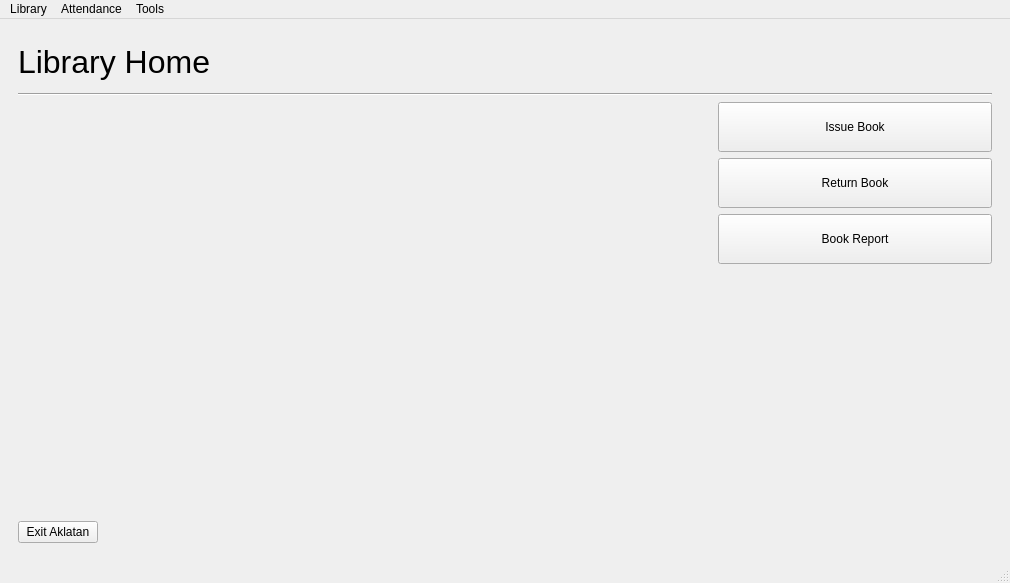
<?xml version="1.0" encoding="UTF-8"?>
<ui version="4.0">
 <class>MainLibraryWindow</class>
 <widget class="QMainWindow" name="MainLibraryWindow">
  <property name="geometry">
   <rect>
    <x>0</x>
    <y>0</y>
    <width>1010</width>
    <height>583</height>
   </rect>
  </property>
  <property name="windowTitle">
   <string>MainWindow</string>
  </property>
  <widget class="QWidget" name="centralwidget">
   <layout class="QGridLayout" name="gridLayout">
    <item row="0" column="0">
     <widget class="QStackedWidget" name="stackedWidget">
      <property name="currentIndex">
       <number>0</number>
      </property>
      <widget class="QWidget" name="page">
       <layout class="QGridLayout" name="gridLayout_11">
        <item row="0" column="0">
         <widget class="QLabel" name="label">
          <property name="sizePolicy">
           <sizepolicy hsizetype="Minimum" vsizetype="Minimum">
            <horstretch>0</horstretch>
            <verstretch>0</verstretch>
           </sizepolicy>
          </property>
          <property name="minimumSize">
           <size>
            <width>100</width>
            <height>50</height>
           </size>
          </property>
          <property name="baseSize">
           <size>
            <width>0</width>
            <height>40</height>
           </size>
          </property>
          <property name="font">
           <font>
            <pointsize>24</pointsize>
           </font>
          </property>
          <property name="text">
           <string>Library Home</string>
          </property>
          <property name="alignment">
           <set>Qt::AlignLeading|Qt::AlignLeft|Qt::AlignVCenter</set>
          </property>
         </widget>
        </item>
        <item row="1" column="0">
         <widget class="Line" name="line">
          <property name="sizePolicy">
           <sizepolicy hsizetype="MinimumExpanding" vsizetype="Fixed">
            <horstretch>0</horstretch>
            <verstretch>0</verstretch>
           </sizepolicy>
          </property>
          <property name="orientation">
           <enum>Qt::Horizontal</enum>
          </property>
         </widget>
        </item>
        <item row="2" column="0">
         <layout class="QGridLayout" name="gridLayout_6">
          <item row="2" column="2">
           <widget class="QPushButton" name="homeIssueButton">
            <property name="sizePolicy">
             <sizepolicy hsizetype="MinimumExpanding" vsizetype="MinimumExpanding">
              <horstretch>0</horstretch>
              <verstretch>0</verstretch>
             </sizepolicy>
            </property>
            <property name="minimumSize">
             <size>
              <width>250</width>
              <height>50</height>
             </size>
            </property>
            <property name="maximumSize">
             <size>
              <width>300</width>
              <height>50</height>
             </size>
            </property>
            <property name="baseSize">
             <size>
              <width>0</width>
              <height>0</height>
             </size>
            </property>
            <property name="styleSheet">
             <string notr="true">QPushButton{
	padding: 10px;
}</string>
            </property>
            <property name="text">
             <string>Issue Book</string>
            </property>
           </widget>
          </item>
          <item row="3" column="2">
           <widget class="QPushButton" name="homeReturnButton">
            <property name="sizePolicy">
             <sizepolicy hsizetype="MinimumExpanding" vsizetype="MinimumExpanding">
              <horstretch>0</horstretch>
              <verstretch>0</verstretch>
             </sizepolicy>
            </property>
            <property name="minimumSize">
             <size>
              <width>250</width>
              <height>50</height>
             </size>
            </property>
            <property name="maximumSize">
             <size>
              <width>300</width>
              <height>50</height>
             </size>
            </property>
            <property name="styleSheet">
             <string notr="true">QPushButton{
	padding: 10px;
}</string>
            </property>
            <property name="text">
             <string>Return Book</string>
            </property>
           </widget>
          </item>
          <item row="4" column="2">
           <widget class="QPushButton" name="homeReportButton">
            <property name="sizePolicy">
             <sizepolicy hsizetype="MinimumExpanding" vsizetype="MinimumExpanding">
              <horstretch>0</horstretch>
              <verstretch>0</verstretch>
             </sizepolicy>
            </property>
            <property name="minimumSize">
             <size>
              <width>250</width>
              <height>50</height>
             </size>
            </property>
            <property name="maximumSize">
             <size>
              <width>300</width>
              <height>50</height>
             </size>
            </property>
            <property name="styleSheet">
             <string notr="true">QPushButton{
	padding: 10px;
}</string>
            </property>
            <property name="text">
             <string>Book Report</string>
            </property>
           </widget>
          </item>
          <item row="5" column="2">
           <spacer name="verticalSpacer_2">
            <property name="orientation">
             <enum>Qt::Vertical</enum>
            </property>
            <property name="sizeType">
             <enum>QSizePolicy::MinimumExpanding</enum>
            </property>
            <property name="sizeHint" stdset="0">
             <size>
              <width>20</width>
              <height>40</height>
             </size>
            </property>
           </spacer>
          </item>
          <item row="5" column="0">
           <spacer name="horizontalSpacer">
            <property name="orientation">
             <enum>Qt::Horizontal</enum>
            </property>
            <property name="sizeType">
             <enum>QSizePolicy::MinimumExpanding</enum>
            </property>
            <property name="sizeHint" stdset="0">
             <size>
              <width>700</width>
              <height>20</height>
             </size>
            </property>
           </spacer>
          </item>
         </layout>
        </item>
        <item row="3" column="0">
         <layout class="QGridLayout" name="gridLayout_5">
          <item row="0" column="0">
           <widget class="QPushButton" name="pushButton">
            <property name="text">
             <string>Exit Aklatan</string>
            </property>
           </widget>
          </item>
          <item row="0" column="1">
           <spacer name="horizontalSpacer_2">
            <property name="orientation">
             <enum>Qt::Horizontal</enum>
            </property>
            <property name="sizeHint" stdset="0">
             <size>
              <width>40</width>
              <height>20</height>
             </size>
            </property>
           </spacer>
          </item>
         </layout>
        </item>
       </layout>
      </widget>
      <widget class="QWidget" name="page_2">
       <layout class="QGridLayout" name="gridLayout_8">
        <item row="3" column="0">
         <layout class="QGridLayout" name="gridLayout_4">
          <item row="0" column="0">
           <widget class="QPushButton" name="issueHomeButton">
            <property name="text">
             <string>Home</string>
            </property>
           </widget>
          </item>
          <item row="0" column="3">
           <widget class="QPushButton" name="pushButton_4">
            <property name="text">
             <string>Issue</string>
            </property>
           </widget>
          </item>
          <item row="0" column="2">
           <widget class="QPushButton" name="refreshButton">
            <property name="text">
             <string>Clear</string>
            </property>
           </widget>
          </item>
          <item row="0" column="1">
           <spacer name="horizontalSpacer_3">
            <property name="orientation">
             <enum>Qt::Horizontal</enum>
            </property>
            <property name="sizeHint" stdset="0">
             <size>
              <width>40</width>
              <height>20</height>
             </size>
            </property>
           </spacer>
          </item>
         </layout>
        </item>
        <item row="0" column="0">
         <widget class="QLabel" name="label_2">
          <property name="sizePolicy">
           <sizepolicy hsizetype="Minimum" vsizetype="Minimum">
            <horstretch>0</horstretch>
            <verstretch>0</verstretch>
           </sizepolicy>
          </property>
          <property name="minimumSize">
           <size>
            <width>100</width>
            <height>50</height>
           </size>
          </property>
          <property name="baseSize">
           <size>
            <width>0</width>
            <height>40</height>
           </size>
          </property>
          <property name="font">
           <font>
            <pointsize>24</pointsize>
           </font>
          </property>
          <property name="text">
           <string>Issue Book</string>
          </property>
          <property name="alignment">
           <set>Qt::AlignLeading|Qt::AlignLeft|Qt::AlignVCenter</set>
          </property>
         </widget>
        </item>
        <item row="1" column="0">
         <widget class="Line" name="line_2">
          <property name="sizePolicy">
           <sizepolicy hsizetype="MinimumExpanding" vsizetype="Fixed">
            <horstretch>0</horstretch>
            <verstretch>0</verstretch>
           </sizepolicy>
          </property>
          <property name="orientation">
           <enum>Qt::Horizontal</enum>
          </property>
         </widget>
        </item>
        <item row="2" column="0">
         <layout class="QGridLayout" name="gridLayout_3">
          <item row="2" column="3">
           <widget class="QLabel" name="labelUserType">
            <property name="text">
             <string>Borrower Type</string>
            </property>
           </widget>
          </item>
          <item row="5" column="0">
           <widget class="QLabel" name="labelEdition">
            <property name="text">
             <string>Edition:</string>
            </property>
           </widget>
          </item>
          <item row="1" column="3">
           <widget class="QLabel" name="labelUserName">
            <property name="text">
             <string>Borrower Name</string>
            </property>
           </widget>
          </item>
          <item row="7" column="0">
           <spacer name="verticalSpacer_3">
            <property name="orientation">
             <enum>Qt::Vertical</enum>
            </property>
            <property name="sizeHint" stdset="0">
             <size>
              <width>20</width>
              <height>40</height>
             </size>
            </property>
           </spacer>
          </item>
          <item row="0" column="3">
           <widget class="QLabel" name="labelUserID">
            <property name="text">
             <string>Borrower ID</string>
            </property>
           </widget>
          </item>
          <item row="1" column="4">
           <widget class="QLineEdit" name="lineUserName"/>
          </item>
          <item row="6" column="0">
           <widget class="QLabel" name="labelPubYear">
            <property name="text">
             <string>Publishing Year:</string>
            </property>
           </widget>
          </item>
          <item row="2" column="4">
           <widget class="QLineEdit" name="lineUserType"/>
          </item>
          <item row="0" column="4">
           <widget class="QLineEdit" name="lineUserID"/>
          </item>
          <item row="4" column="0">
           <widget class="QLabel" name="labelPublisher">
            <property name="text">
             <string>Publisher:</string>
            </property>
           </widget>
          </item>
          <item row="3" column="0">
           <widget class="QLabel" name="labelBookAuthor">
            <property name="text">
             <string>Author:</string>
            </property>
           </widget>
          </item>
          <item row="2" column="0">
           <widget class="QLabel" name="labelCategory">
            <property name="text">
             <string>Category:</string>
            </property>
           </widget>
          </item>
          <item row="1" column="0">
           <widget class="QLabel" name="labelBookName">
            <property name="text">
             <string>Book Name:</string>
            </property>
           </widget>
          </item>
          <item row="5" column="2">
           <widget class="QLineEdit" name="lineEdition">
            <property name="enabled">
             <bool>false</bool>
            </property>
           </widget>
          </item>
          <item row="4" column="2">
           <widget class="QLineEdit" name="linePublisher">
            <property name="enabled">
             <bool>false</bool>
            </property>
           </widget>
          </item>
          <item row="3" column="2">
           <widget class="QLineEdit" name="lineAuthor">
            <property name="enabled">
             <bool>false</bool>
            </property>
           </widget>
          </item>
          <item row="2" column="2">
           <widget class="QLineEdit" name="lineCategory">
            <property name="enabled">
             <bool>false</bool>
            </property>
           </widget>
          </item>
          <item row="1" column="2">
           <widget class="QLineEdit" name="lineBookName">
            <property name="enabled">
             <bool>false</bool>
            </property>
           </widget>
          </item>
          <item row="6" column="2">
           <widget class="QLineEdit" name="linePubYear">
            <property name="enabled">
             <bool>false</bool>
            </property>
           </widget>
          </item>
          <item row="0" column="2">
           <widget class="QLineEdit" name="lineBookID"/>
          </item>
          <item row="0" column="0">
           <widget class="QLabel" name="labelBookID">
            <property name="text">
             <string>Book ID</string>
            </property>
           </widget>
          </item>
          <item row="7" column="2" colspan="3">
           <widget class="QTableView" name="tableIssue"/>
          </item>
         </layout>
        </item>
       </layout>
      </widget>
      <widget class="QWidget" name="page_3">
       <layout class="QGridLayout" name="gridLayout_9">
        <item row="0" column="0">
         <widget class="QLabel" name="label_3">
          <property name="sizePolicy">
           <sizepolicy hsizetype="Minimum" vsizetype="Minimum">
            <horstretch>0</horstretch>
            <verstretch>0</verstretch>
           </sizepolicy>
          </property>
          <property name="minimumSize">
           <size>
            <width>100</width>
            <height>50</height>
           </size>
          </property>
          <property name="baseSize">
           <size>
            <width>0</width>
            <height>40</height>
           </size>
          </property>
          <property name="font">
           <font>
            <pointsize>24</pointsize>
           </font>
          </property>
          <property name="text">
           <string>Return Book</string>
          </property>
          <property name="alignment">
           <set>Qt::AlignLeading|Qt::AlignLeft|Qt::AlignVCenter</set>
          </property>
         </widget>
        </item>
        <item row="1" column="0">
         <widget class="Line" name="line_3">
          <property name="sizePolicy">
           <sizepolicy hsizetype="MinimumExpanding" vsizetype="Fixed">
            <horstretch>0</horstretch>
            <verstretch>0</verstretch>
           </sizepolicy>
          </property>
          <property name="orientation">
           <enum>Qt::Horizontal</enum>
          </property>
         </widget>
        </item>
        <item row="2" column="0">
         <layout class="QGridLayout" name="gridLayout_2">
          <item row="6" column="1">
           <widget class="QLineEdit" name="linePubYear2">
            <property name="enabled">
             <bool>false</bool>
            </property>
            <property name="focusPolicy">
             <enum>Qt::NoFocus</enum>
            </property>
           </widget>
          </item>
          <item row="0" column="2">
           <widget class="QLabel" name="labelUserID2">
            <property name="text">
             <string>Borrower ID</string>
            </property>
           </widget>
          </item>
          <item row="4" column="3">
           <widget class="QLineEdit" name="lineLatePenalty">
            <property name="focusPolicy">
             <enum>Qt::NoFocus</enum>
            </property>
           </widget>
          </item>
          <item row="2" column="2">
           <widget class="QLabel" name="label_UserType2">
            <property name="text">
             <string>Borrower Type</string>
            </property>
           </widget>
          </item>
          <item row="1" column="2">
           <widget class="QLabel" name="label_UserName2">
            <property name="text">
             <string>Borrower Name</string>
            </property>
           </widget>
          </item>
          <item row="5" column="3">
           <widget class="QLineEdit" name="lineDamagePenalty">
            <property name="focusPolicy">
             <enum>Qt::NoFocus</enum>
            </property>
           </widget>
          </item>
          <item row="5" column="2">
           <widget class="QLabel" name="labelDamagePenalty">
            <property name="text">
             <string>Damage Penalty</string>
            </property>
           </widget>
          </item>
          <item row="1" column="1">
           <widget class="QLineEdit" name="lineBookName2">
            <property name="enabled">
             <bool>false</bool>
            </property>
           </widget>
          </item>
          <item row="4" column="1">
           <widget class="QLineEdit" name="linePublisher2">
            <property name="enabled">
             <bool>false</bool>
            </property>
            <property name="focusPolicy">
             <enum>Qt::NoFocus</enum>
            </property>
           </widget>
          </item>
          <item row="3" column="1">
           <widget class="QLineEdit" name="lineAuthor2">
            <property name="enabled">
             <bool>false</bool>
            </property>
            <property name="focusPolicy">
             <enum>Qt::NoFocus</enum>
            </property>
           </widget>
          </item>
          <item row="5" column="1">
           <widget class="QLineEdit" name="lineEdition2">
            <property name="enabled">
             <bool>false</bool>
            </property>
            <property name="focusPolicy">
             <enum>Qt::NoFocus</enum>
            </property>
           </widget>
          </item>
          <item row="2" column="1">
           <widget class="QLineEdit" name="lineCategory2">
            <property name="enabled">
             <bool>false</bool>
            </property>
            <property name="focusPolicy">
             <enum>Qt::NoFocus</enum>
            </property>
           </widget>
          </item>
          <item row="1" column="3">
           <widget class="QLineEdit" name="lineUserName2"/>
          </item>
          <item row="0" column="3">
           <widget class="QLineEdit" name="lineUserID2"/>
          </item>
          <item row="2" column="3">
           <widget class="QLineEdit" name="lineUserType2">
            <property name="focusPolicy">
             <enum>Qt::NoFocus</enum>
            </property>
           </widget>
          </item>
          <item row="4" column="2">
           <widget class="QLabel" name="labelLatePenalty">
            <property name="text">
             <string>Late Penalty</string>
            </property>
           </widget>
          </item>
          <item row="9" column="0">
           <spacer name="verticalSpacer_4">
            <property name="orientation">
             <enum>Qt::Vertical</enum>
            </property>
            <property name="sizeHint" stdset="0">
             <size>
              <width>20</width>
              <height>40</height>
             </size>
            </property>
           </spacer>
          </item>
          <item row="6" column="0">
           <widget class="QLabel" name="labelPubYear2">
            <property name="text">
             <string>Publishing Year:</string>
            </property>
           </widget>
          </item>
          <item row="5" column="0">
           <widget class="QLabel" name="labelEdition2">
            <property name="text">
             <string>Edition:</string>
            </property>
           </widget>
          </item>
          <item row="4" column="0">
           <widget class="QLabel" name="labelPublisher2">
            <property name="text">
             <string>Publisher:</string>
            </property>
           </widget>
          </item>
          <item row="3" column="0">
           <widget class="QLabel" name="labelAuthor2">
            <property name="text">
             <string>Author:</string>
            </property>
           </widget>
          </item>
          <item row="2" column="0">
           <widget class="QLabel" name="label_Category2">
            <property name="text">
             <string>Category:</string>
            </property>
           </widget>
          </item>
          <item row="1" column="0">
           <widget class="QLabel" name="labelBookName2">
            <property name="text">
             <string>Book Name:</string>
            </property>
           </widget>
          </item>
          <item row="0" column="0">
           <widget class="QLabel" name="labelBookID2">
            <property name="text">
             <string>Book ID:</string>
            </property>
           </widget>
          </item>
          <item row="0" column="1">
           <widget class="QLineEdit" name="lineBookID2"/>
          </item>
          <item row="9" column="1" colspan="3">
           <widget class="QTableView" name="tableReturn"/>
          </item>
         </layout>
        </item>
        <item row="3" column="0">
         <layout class="QGridLayout" name="gridLayout_7">
          <item row="0" column="0">
           <widget class="QPushButton" name="returnHomeButton">
            <property name="text">
             <string>Home</string>
            </property>
           </widget>
          </item>
          <item row="0" column="4">
           <widget class="QPushButton" name="pushButton_3">
            <property name="text">
             <string>Return Book</string>
            </property>
           </widget>
          </item>
          <item row="0" column="3">
           <widget class="QPushButton" name="refreshButton_2">
            <property name="text">
             <string>Clear</string>
            </property>
           </widget>
          </item>
          <item row="0" column="1">
           <spacer name="horizontalSpacer_4">
            <property name="orientation">
             <enum>Qt::Horizontal</enum>
            </property>
            <property name="sizeHint" stdset="0">
             <size>
              <width>40</width>
              <height>20</height>
             </size>
            </property>
           </spacer>
          </item>
          <item row="0" column="2">
           <widget class="QPushButton" name="bookDamagedButton">
            <property name="text">
             <string>Book Damaged</string>
            </property>
           </widget>
          </item>
         </layout>
        </item>
       </layout>
      </widget>
     </widget>
    </item>
   </layout>
  </widget>
  <widget class="QMenuBar" name="menubar">
   <property name="geometry">
    <rect>
     <x>0</x>
     <y>0</y>
     <width>1010</width>
     <height>23</height>
    </rect>
   </property>
   <widget class="QMenu" name="menuFile">
    <property name="title">
     <string>Library</string>
    </property>
    <addaction name="actionLibrary_Home"/>
    <addaction name="actionIssue_Book"/>
    <addaction name="actionReturn_Book"/>
    <addaction name="actionBook_Report"/>
    <addaction name="separator"/>
    <addaction name="actionExit"/>
   </widget>
   <widget class="QMenu" name="menuAttendance">
    <property name="title">
     <string>Attendance</string>
    </property>
    <addaction name="actionLog_Book"/>
   </widget>
   <widget class="QMenu" name="menuTools">
    <property name="title">
     <string>Tools</string>
    </property>
    <addaction name="actionAdd_Book"/>
    <addaction name="actionAdd_User"/>
    <addaction name="separator"/>
    <addaction name="actionPreferences"/>
   </widget>
   <addaction name="menuFile"/>
   <addaction name="menuAttendance"/>
   <addaction name="menuTools"/>
  </widget>
  <widget class="QStatusBar" name="statusbar"/>
  <action name="actionIssue_Book">
   <property name="text">
    <string>Issue Book...</string>
   </property>
  </action>
  <action name="actionReturn_Book">
   <property name="text">
    <string>Return Book..</string>
   </property>
  </action>
  <action name="actionLog_Book">
   <property name="text">
    <string>Log Book</string>
   </property>
  </action>
  <action name="actionAdd_Book">
   <property name="text">
    <string>Add Book..</string>
   </property>
  </action>
  <action name="actionAdd_User">
   <property name="text">
    <string>Add User..</string>
   </property>
  </action>
  <action name="actionPreferences">
   <property name="text">
    <string>Preferences...</string>
   </property>
  </action>
  <action name="actionBook_Report">
   <property name="text">
    <string>Book Report...</string>
   </property>
  </action>
  <action name="actionLibrary_Home">
   <property name="text">
    <string>Library Home</string>
   </property>
  </action>
  <action name="actionExit">
   <property name="text">
    <string> Exit Aklatan</string>
   </property>
  </action>
 </widget>
 <resources/>
 <connections/>
</ui>
